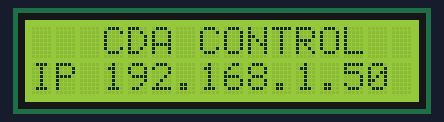
Bench run of a program on a simulated Raspberry Pi (BCM pin numbers). Parts: 16×2 character LCD. The clock reads 2024-03-15 10:24:30 at power-on unless the program sets it; system figures (address, load, memory, disk, uptime) are fixed made-up values.

Above: at 0.1 s.
At 10.2 s:
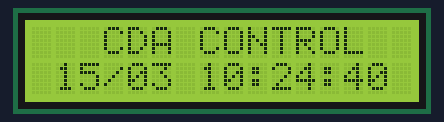
At 13.3 s:
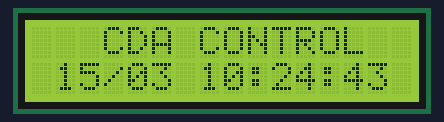
At 17.4 s:
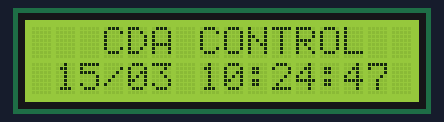
At 24.1 s:
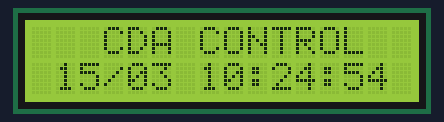
At 38.1 s:
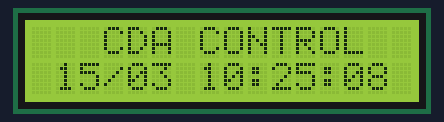

Measured:
- what the display in image 0 shows lasts 10.0 s, from 0.1 s to 10.1 s
- what the display in image 1 shows lasts 1.0 s, from 10.1 s to 11.1 s

The program:

LCD_Raspberry_Pi.py
```python
#!/usr/bin/python3

# Programa: Teste display LCD 16x2 e Raspberry Pi B+
# (mostra Texto e endereco IP)

import Adafruit_CharLCD as LCD
import socket
import os
import time

from datetime import datetime

# Le as informacoes do endereco IP
gw = os.popen("ip -4 route show default").read().split()
s = socket.socket(socket.AF_INET, socket.SOCK_DGRAM)
s.connect((gw[2], 0))
ipaddr = s.getsockname()[0]

# Pinos LCD x Raspberry (GPIO)
lcd_rs        = 18
lcd_en        = 23
lcd_d4        = 12
lcd_d5        = 16
lcd_d6        = 20
lcd_d7        = 21
lcd_backlight = 4

# Define numero de colunas e linhas do LCD
lcd_colunas = 16
lcd_linhas  = 2

# Inicializa o LCD nos pinos configurados acima
lcd = LCD.Adafruit_CharLCD(lcd_rs, lcd_en, lcd_d4, lcd_d5,
                           lcd_d6, lcd_d7, lcd_colunas, lcd_linhas,
                           lcd_backlight)

lcd.clear()

# Imprime texto na primeira linha
lcd.set_cursor(3,0)
lcd.message('CDA CONTROL')

# Mostra o endereco IP na segunda linha
lcd.message('\nIP %s' %(ipaddr))

# Aguarda 10 segundos
time.sleep(10.0)

lcd.clear()
lcd.set_cursor(3,0)
lcd.message('CDA CONTROL')

while True:
    lcd.set_cursor(0,1)
    lcd.message(datetime.now().strftime(' %d/%m %H:%M:%S'))
    time.sleep(0.5)
```
